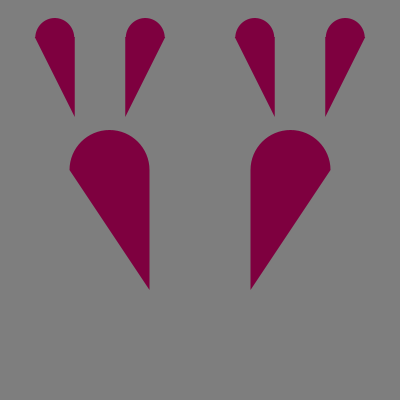
Frame 1 (no input)
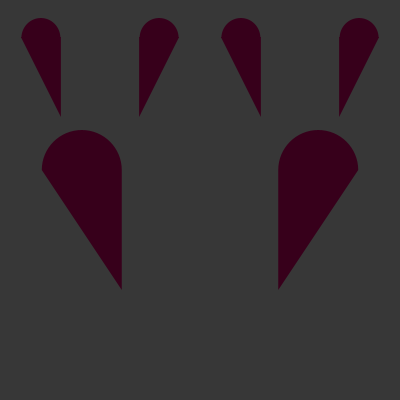
Frame 60 (the mouse pressed at the canvas centre just before this capture)
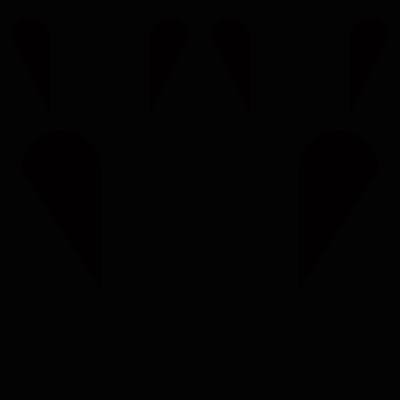
Frame 120 (the mouse held since frame 60 and released just before this capture)

The Processing sketch that drew these frames (run headless with seeded random() and noise(); from frame 60 on, the mouse is pressed at the canvas centre):

// Processing sketch: processing_172181
// ── processing_172181.pde

float counter = 0;

void setup ()
{
 smooth (); 
 size (400,400);
}
void draw ()
{
  colorMode (HSB,360,100,100);
  background (360,0,100);
  translate (width/2,height/2-30);
  float counter_mouse = map (mouseY,0,height,0.01,0.03);
  counter += counter_mouse;
  float amplitude = map (sin(counter), -1,1,0,100);
  float farbe = map (sin(counter),-1,1,100,0);
  
  background (0,0,farbe);
  fill (330,100,farbe);
  noStroke();
  triangle (0+amplitude,0,0+amplitude,120,80+amplitude,0);
  triangle (0-amplitude,0,0-amplitude,120,-80-amplitude,0);
  arc (-40-amplitude,0,80,80,PI,TWO_PI);
  arc (40+amplitude,0,80,80,PI,TWO_PI);
  
  translate (-width/4,-height/3);
  triangle (0+amplitude*0.5,0,0+amplitude*0.5,80,40+amplitude*0.5,0);
  triangle (0-amplitude*0.5,0,0-amplitude*0.5,80,-40-amplitude*0.5,0);
  arc (-20-amplitude*0.5,1,39,40,PI,TWO_PI);
  arc (20+amplitude*0.5,1,39,40,PI,TWO_PI);
  translate (width/2,0);
  triangle (0+amplitude*0.5,0,0+amplitude*0.5,80,40+amplitude*0.5,0);
  triangle (0-amplitude*0.5,0,0-amplitude*0.5,80,-40-amplitude*0.5,0);
  arc (-20-amplitude*0.5,1,39,40,PI,TWO_PI);
  arc (20+amplitude*0.5,1,39,40,PI,TWO_PI); 
}
